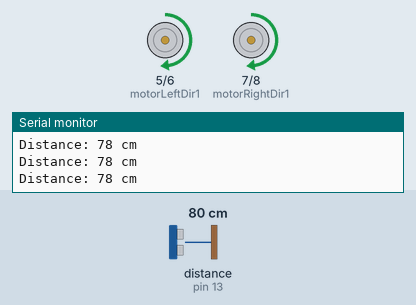
This sketch was run on a simulated Arduino Uno, built with avr-gcc and run on an emulated ATmega328P. Shown: motor-driver pin pairs drawn as motors (green arrow = first pin HIGH = forward, orange = second pin HIGH = backward, longer = more drive, scaled by the enable pin), the last lines printed to the serial monitor. Wiring (inferred from the names in the program): ultrasonic range finder: trigger pin 12; echo pin 13. The test bench sets the inputs (shaded band); at power-on: distance to the obstacle (sensor on pin 13) 80 cm. The echo pulse lasts 58.3 µs per cm.

Above: at 1.2 s.
1.3 s: distance to the obstacle (sensor on pin 13) set to 22 cm
2.8 s: distance to the obstacle (sensor on pin 13) set to 18 cm
At 4.3 s:
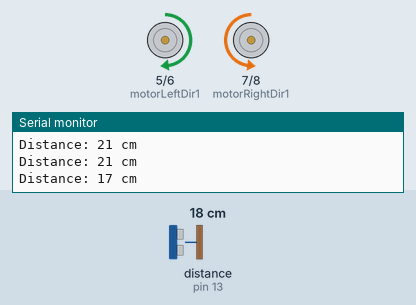
5.8 s: distance to the obstacle (sensor on pin 13) set to 35 cm
At 7.0 s:
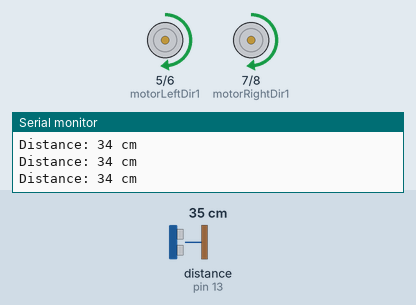
7.6 s: distance to the obstacle (sensor on pin 13) set to 2 cm
At 8.0 s:
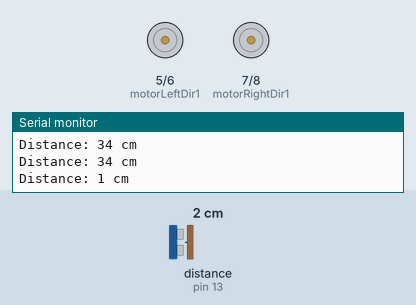
Timing chart, 0 to 11.6 s (numbered marks = the images above; inputs shaded):
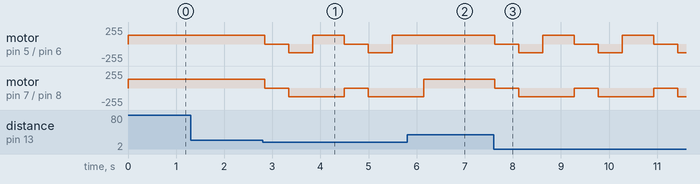

The sketch:

Obstacle_Avoidance.ino
```cpp
/*
  EDU.BOT - Obstacle Avoidance Test
  หุ่นยนต์เดินหน้าอัตโนมัติ และจะหยุดพร้อมถอยหลัง/เลี้ยวเมื่อเจอสิ่งกีดขวาง
*/

// กำหนดขา Ultrasonic Sensor (HC-SR04)
const int trigPin = 12;
const int echoPin = 13;

// (นำการประกาศขามอเตอร์จากโค้ดที่ 1 มาใส่ตรงนี้)
const int motorLeftDir1 = 5;  const int motorLeftDir2 = 6;  const int motorLeftSpeed = 9;
const int motorRightDir1 = 7; const int motorRightDir2 = 8; const int motorRightSpeed = 10;

void setup() {
  pinMode(trigPin, OUTPUT);
  pinMode(echoPin, INPUT);

  // (นำการตั้งค่า pinMode มอเตอร์จากโค้ดที่ 1 มาใส่ตรงนี้)
  pinMode(motorLeftDir1, OUTPUT); pinMode(motorLeftDir2, OUTPUT); pinMode(motorLeftSpeed, OUTPUT);
  pinMode(motorRightDir1, OUTPUT); pinMode(motorRightDir2, OUTPUT); pinMode(motorRightSpeed, OUTPUT);

  analogWrite(motorLeftSpeed, 130);  // ปรับความเร็วให้พอดี
  analogWrite(motorRightSpeed, 130);

  Serial.begin(115200);
}

void loop() {
  long distance = getDistance();
  Serial.print("Distance: ");
  Serial.print(distance);
  Serial.println(" cm");

  // ตรรกะการหลบหลีก (Process)
  if (distance > 0 && distance < 20) {
    // ถ้าเจอสิ่งกีดขวางในระยะ 20 ซม.
    stopBot();
    delay(500);
    moveBackward();
    delay(500);  // ถอยหลังนิดหน่อย
    turnRight(); // หันขวาเพื่อเปลี่ยนทิศ
    delay(600);
  } else {
    // ทางสะดวก เดินหน้าต่อไป
    moveForward();
  }

  delay(50); // หน่วงเวลาเล็กน้อยเพื่อให้เซ็นเซอร์ทำงานเสถียร
}

// --- ฟังก์ชันอ่านค่าระยะทางจากเซ็นเซอร์ Ultrasonic ---
long getDistance() {
  digitalWrite(trigPin, LOW);
  delayMicroseconds(2);
  digitalWrite(trigPin, HIGH);
  delayMicroseconds(10);
  digitalWrite(trigPin, LOW);

  long duration = pulseIn(echoPin, HIGH, 30000); // กำหนด Timeout กันค้าง
  if (duration == 0) return 999; // ถ้าหาไม่เจอให้ส่งค่าไกลๆ กลับไป

  long distanceCm = duration * 0.034 / 2; // คำนวณเป็นเซนติเมตร
  return distanceCm;
}

// (นำฟังก์ชัน moveForward, moveBackward, turnRight, stopBot จากโค้ดที่ 1 มาใส่ตรงนี้)
void moveForward() { digitalWrite(motorLeftDir1, HIGH); digitalWrite(motorLeftDir2, LOW); digitalWrite(motorRightDir1, HIGH); digitalWrite(motorRightDir2, LOW); }
void moveBackward() { digitalWrite(motorLeftDir1, LOW); digitalWrite(motorLeftDir2, HIGH); digitalWrite(motorRightDir1, LOW); digitalWrite(motorRightDir2, HIGH); }
void turnRight() { digitalWrite(motorLeftDir1, HIGH); digitalWrite(motorLeftDir2, LOW); digitalWrite(motorRightDir1, LOW); digitalWrite(motorRightDir2, HIGH); }
void stopBot() { digitalWrite(motorLeftDir1, LOW); digitalWrite(motorLeftDir2, LOW); digitalWrite(motorRightDir1, LOW); digitalWrite(motorRightDir2, LOW); }
```

Measured:
- the behaviour switches between 21 and 20 cm on distance to the obstacle (sensor on pin 13) (found by bisection; images 0 and 1)
- after the input at 5.8 s, motor on pin 5 (motorLeftDir1) / pin 6 (motorLeftDir2): stays forward 130/255 (without the input it goes to stopped after 0.35 s)
- after the input at 7.6 s, motor on pin 5 (motorLeftDir1) / pin 6 (motorLeftDir2): forward 130/255 → stopped at once, then repeats every 1.7 s: backward 130/255 0.50 s, forward 130/255 0.65 s, stopped 0.50 s; motor on pin 7 (motorRightDir1) / pin 8 (motorRightDir2): alternates backward 130/255 for 1.2 s and stopped for 0.50 s, starting at once
